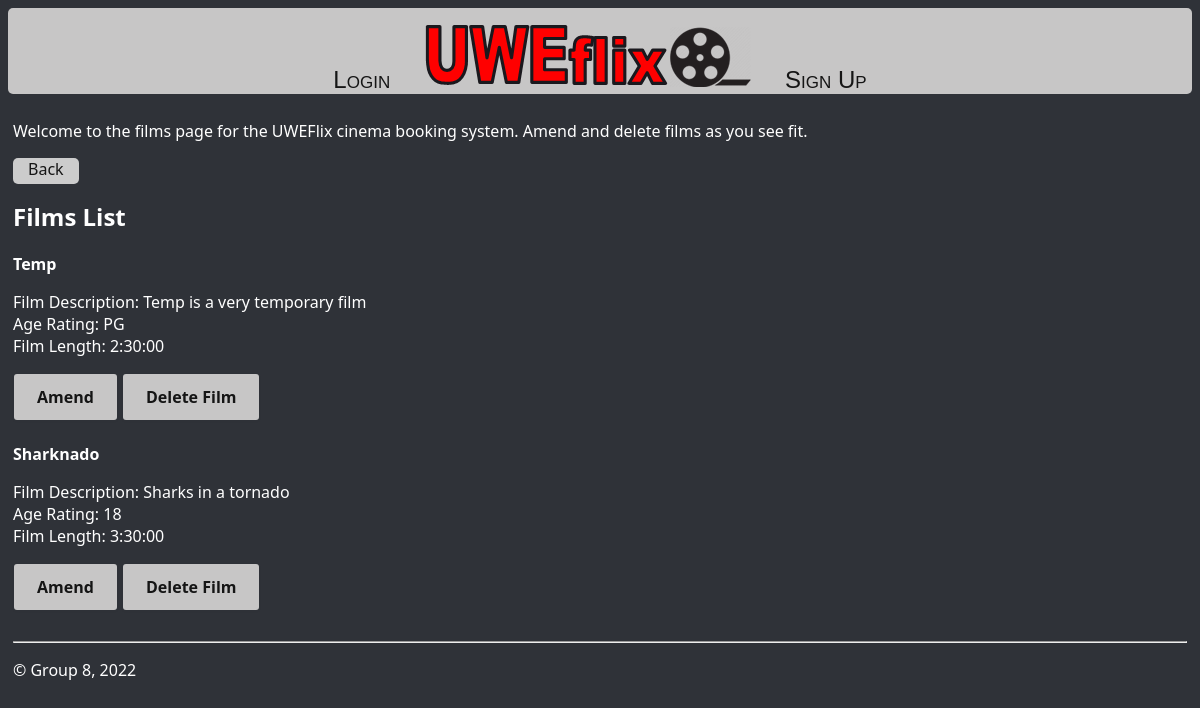
Screenshot of /allFilms/ with the database file from the repository.
### uweflix/models.py (models this page shows, shortened)
class Film(models.Model):
    id = models.UUIDField(primary_key=True, default=uuid.uuid4, editable=False, unique=True)
    title = models.CharField(max_length=50)
    description = models.CharField(max_length=250)
    age_rating =  models.CharField(max_length=3, choices=Age_rating_UK)
    duration = models.DurationField(max_length=8)

### uweflix/views.py (the view)
# urls.py: path("allFilms/", views.getAllFilms, name="addFilm"),
def getAllFilms(request):
    filmList = Film.objects.all()
    return render (request, 'uweflix/allFilms.html', {'filmList': filmList})

### uweflix/templates/uweflix/allFilms.html (shortened to what this page needs)
{% extends "uweflix/layout.html" %}
{% block content %}
    <p>Welcome to the films page for the UWEFlix cinema booking system. Amend and delete films as you see fit.</p>
    <a class = "nevermindButton" href="{% url 'cinemaAdmin' %}">Back</a>
    <h2>Films List</h2>
{% for film in filmList %}
    <div class="card">
        <div class="card-header">
            <strong>{{ film.title }}</strong>
        </div>
        <div class="card-body">
        <p class="card-text">
            Film Description:  {{ film.description }}
            <br>
            Age Rating:  {{ film.age_rating }}
            <br>
            Film Length:  {{ film.duration }}
            <br>
        </p>
        </div>
        <div class="card-footer text-muted">
            <a class="amendButtons" href="{% url 'amendFilm' film.id %}">Amend</a>
            <a class="deleteButtons" href="{% url 'deleteFilm' film.id %}">Delete Film</a>
        </div>
    </div>
    <br>
    {% endfor %}
{% endblock %}

### uweflix/static/uweflix/site.css (style rules this page uses)
.body { background-color: #2F3238; color: white; }
.amendButtons, .deleteButtons, .cinemaAdminButtons { align-items: center; background-clip: padding-box; border: 1px solid transparent; border-radius: .25rem; box-shadow: rgba(0, 0, 0, 0.02) 0 1px 3px 0; box-sizing: border-box; color: #151515; cursor: pointer; display: inline-flex; font-family: system-ui,-apple-system,system-ui,"Helvetica Neue",Helvetica,Arial,sans-serif; font-size: 16px; font-weight: 600; justify-content: center; line-height: 1.25; margin: 0; min-height: 3rem; padding: calc(.875rem - 1px) calc(1.5rem - 1px); position: relative; text-decoration: none; transition: all 250ms; user-select: none; -webkit-user-select: none; touch-action: manipulation; vertical-align: baseline; width: auto; }
.amendButtons, .deleteButtons, .cinemaAdminButtons, input[type=submit] { background-color: #c7c6c6; }
.nevermindButton { padding: 0px 15px 4px; color : #151515; background:#ccc; border:0 none; cursor:pointer; -webkit-border-radius: 5px; border-radius: 5px; text-decoration: none; }

### rows the page displays
Film: title "Temp", description "Temp is a very temporary film", age_rating "PG", duration "2:30:00"
Film: title "Sharknado", description "Sharks in a tornado", age_rating "18", duration "3:30:00"
